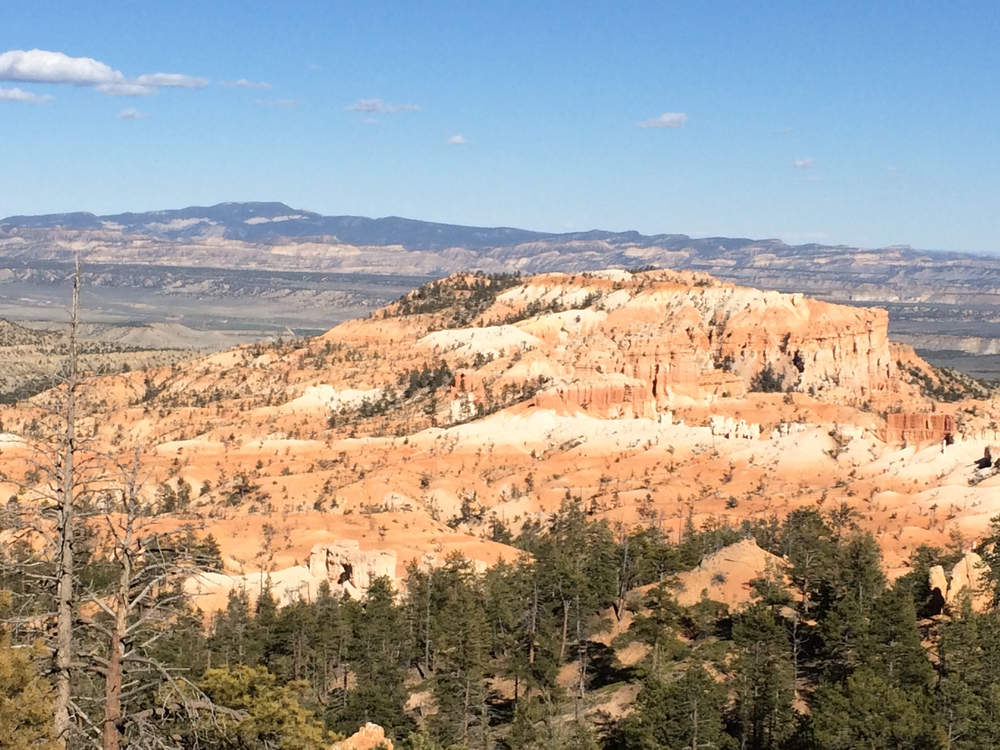
#> input picture Computer Vision/PA5_sift_image_stitching/images/bryce_left_02.png, 1000 x 750 px
$ jupyter execute SIFTPanoramicImageStitching.ipynb   (shell and % lines are left out)
#> lines starting #> are read from the running program, lines starting #| are printed output that depends on the picture; after the words box and inside, x2 and y2 are one past the last pixel; in counts of white or black regions, pixels touching at a corner belong together
# SIFT based Image Stitching

Welcome to PA5, in this week we will be studying how to stich multiple images to form a panoramic image. In particular, we will use two images coming from the same scene and will match them by using SIFT features in this assignment in four steps:

-  Step 1: First detect keypoints (DoG, Harris, etc.) and extract local invariant descriptors (SIFT, SURF, etc.) from the two input images. We will use features computed by the DoG approach (as they are computed in SIFT).
-  Step 2: Then, we will match the computed keypoints between the two images. We will use David Lowe's technique to match the features.
-  Step 3: To project one image onto another, we will compute (estimate) the homography matrix. For computing the H matrix, we will use the RANSAC algorithm on our matched feature vectors.
-  Step 4: Finally, we will apply a warping transformation using the H matrix obtained in Step 3 to combine both images.

In this assignment you'll use OpenCV, an essential library for many computer vision applications in Python.

## Prerequisite Packages

You may need to install the OpenCV with the following commands

    pip install opencv-python==3.4.2.16
    pip install opencv-contrib-python==3.4.2.16
    pip install imutils

[cell 1]
# Run the three pip commands below to install openCV related libraries if you do not have the necessary openCV libraries in your system!

# You can run those 3 pip commands in your console seperately too before starting the jupyter notebook!

# If you are using Google Colab to run this notebook, then set the following variable useGoogleColab = 1
# If you do not need to install those openCV libraries, then set: useGoogleColab = 0
useGoogleColab = 0

if useGoogleColab == 1:
    !pip install opencv-python==3.4.2.16
    !pip install opencv-contrib-python==3.4.2.16
    !pip install imutils

# import the necessary packages
import numpy as np
import imutils
import cv2


import matplotlib.pyplot as plt

## Introduction

First, lets have a look at two images that we will use in this assignment:


Image 1 | Image 2
:------------------------:|:-----------------------:
  |

The final result should look like this image:

Panorama |
:------------------------:|
 |

### Topics Covered
Lets first visualize those images on our own system with the following code:

[cell 2]
# Let us read the input images first.
#if you are using Google Colab to run this notebook, then set the following variable useGoogleColab = 1
useGoogleColab = 0
if useGoogleColab == 0:
    image1 = cv2.imread("./images/bryce_left_02.png")
#> image1 is the input picture: shape (750, 1000, 3); mean B, G, R 146.6, 155.2, 161.7
    image2 = cv2.imread("./images/bryce_right_02.png")
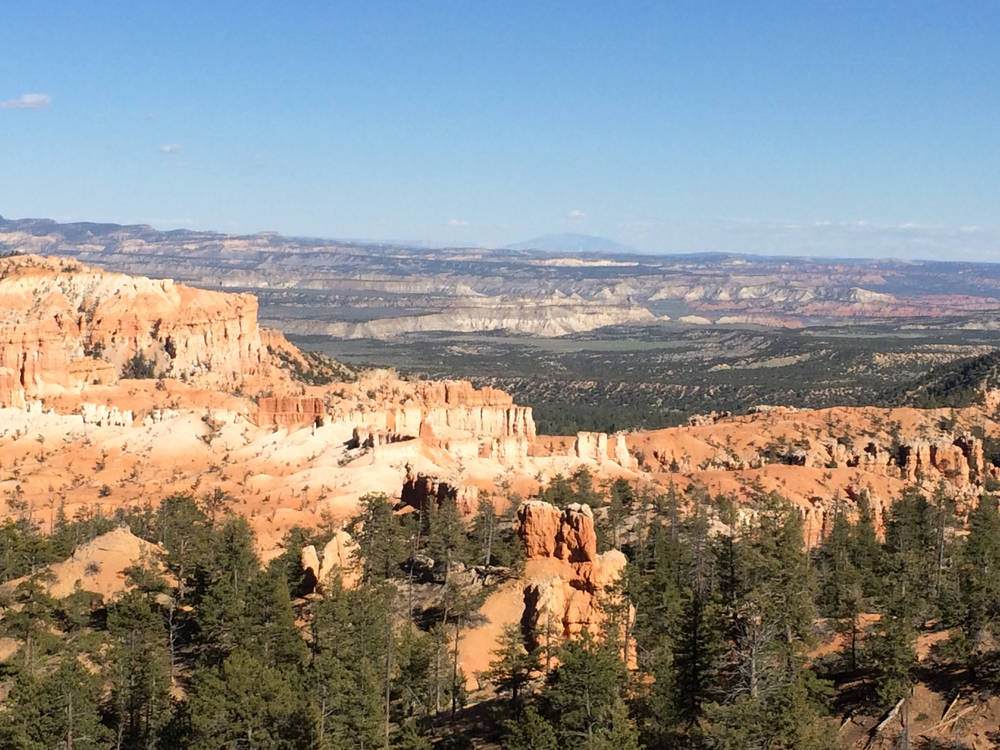
#> input picture Computer Vision/PA5_sift_image_stitching/images/bryce_right_02.png, 1000 x 750 px
#> image2 is the input picture: shape (750, 1000, 3); mean B, G, R 137.5, 141.8, 143.6
else:
    !wget "https://github.com/Rice-Field/SIFT-Panorama-Stitch/blob/master/images/bryce_left_02.png?raw=1"
    !wget "https://github.com/Rice-Field/SIFT-Panorama-Stitch/blob/master/images/bryce_right_02.png?raw=1"
    image1 = cv2.imread("bryce_left_02.png?raw=1")
    image2 = cv2.imread("bryce_right_02.png?raw=1")

print("Original image dimension: " + str(image1.shape))
#| Original image dimension: (750, 1000, 3)

# We keep the images small to keep the computations short
image1 = imutils.resize(image1, width=400)
#> image1: shape (300, 400, 3)
image2 = imutils.resize(image2, width=400)
#> image2: shape (300, 400, 3)

print("Resized image dimension: " + str(image1.shape))
#| Resized image dimension: (300, 400, 3)

# OpenCV loads images in BGR format. Lets convert that to our RGB format that we are more comfortable with.
image1_RGB = cv2.cvtColor(image1, cv2.COLOR_BGR2RGB)
plt.figure()
plt.imshow(image1_RGB)
plt.show()

image2_RGB = cv2.cvtColor(image2, cv2.COLOR_BGR2RGB)
plt.figure()
plt.imshow(image2_RGB)
plt.show()

## 1. Detect Key Points

Now that we can read and plot both images in this Jupyter notebook, we should start with initializing a SIFT descriptor object. In openCV, we already have a default function that initializes the SIFT object. Using that SIFT object, we can compute the keypoints and their 128 dimensional features (also known as descriptors). After that, we convert the CV keypoint objects into numpy arrays for visualization and for further processing. Each sift keypoint has a 128 dimensional feature vector. In other words, each key point is described with 128 dimensional vector (Each keypoint is represented locally with its 4 x 4 neighbor blocks where each block is represented by 8 dimensional histograms, thus 4x4x8=128).See the lecture slides for further details.

| Difference of Gaussian    | SIFT Descriptor       |
|:------------------------:|:-----------------------:|
|  |  |
| | [source](https://opencv-python-tutroals.readthedocs.io) |

**Functions:**
We will use the following functions that come under openCV in this exercise:

    cv2.xfeatures2d.SIFT_create()
    object.detectAndCompute(image, None)
    cv2.drawKeypoints(input_image, keypoints, output_image)

<div class="alert alert-info"><h1>Exercise 1</h1>
    <p> use OpenCV's sift computing function to compute the keypoints (<code>kps1</code> and <code>kps2</code>) and their descriptors (<code>features1</code> and <code>features2</code> ) for both images below. Then plot those keypoints on each image. </p>
</div>

[cell 3]
# initialize DoG and SIFT
descriptor = cv2.xfeatures2d.SIFT_create()

# Extract features from each image
#----- code below -------
# ~ one line of code
(kps1, features1) = descriptor.detectAndCompute(image1_RGB, None)
#> kps1 = 1170 keypoints; strongest (x, y, size): (394, 185, 3.2), (379, 176, 2.5), (139, 227, 2.8), (319, 145, 3.4)
#~ one line of code
(kps2, features2) = descriptor.detectAndCompute(image2_RGB, None)
#> kps2 = 1155 keypoints; strongest (x, y, size): (141, 177, 3), (163, 175, 1.9), (127, 169, 2.4), (348, 179, 2.6)
#---- end of code -------

# Show the detected keypoints on both images
draw1 = image1.copy()
cv2.drawKeypoints(draw1, kps1, draw1)
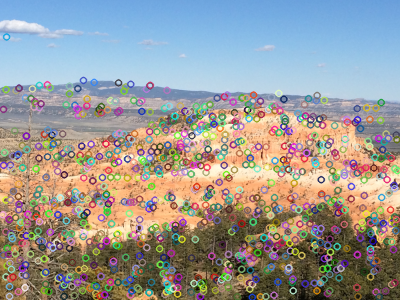
#> draw1: shape (300, 400, 3); mean B, G, R 149.5, 153, 154.8
draw1_RGB = cv2.cvtColor(draw1, cv2.COLOR_BGR2RGB)
plt.figure()
plt.imshow(draw1_RGB)
plt.show()

draw2 = image2.copy()
cv2.drawKeypoints(draw2, kps2, draw2)
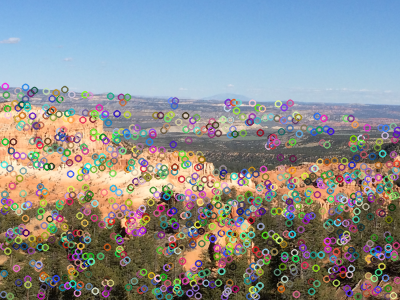
#> draw2: shape (300, 400, 3); mean B, G, R 143.5, 143.3, 140.6
draw2_RGB = cv2.cvtColor(draw2, cv2.COLOR_BGR2RGB)
plt.figure()
plt.imshow(draw2_RGB)
plt.show()


# convert the keypoint types from openCV's KeyPoint objects to NumPy arrays
kps1 = np.float32([kp.pt for kp in kps1])
#> kps1 = 1170 pairs, first value 2.35 to 397, second value 36.47 to 296.9
kps2 = np.float32([kp.pt for kp in kps2])
#> kps2 = 1155 pairs, first value 3.06 to 397.1, second value 85.97 to 296.5

print("Feature descriptor length: " + str(len(features1[0])))
#| Feature descriptor length: 128
print("Keypoint length: " + str(len(kps1[0])))
#| Keypoint length: 2

**Expected ouput:**

|Draw 1 | Draw 2 |
|:------------------------:|:-----------------------:|
|  |  |

## 2. Matching Points

Now that we have keypoints and their descriptors for each image computed, we need to find the keypoint pairs that exist in both images. For that purpose, we initialize a object matcher with "Brute Force". This parameter ensures that each feature from image1 is compared to all the features from the second image. We then use the k-nearest neighbor algorithm, with k = 2, to find the top two matches for each points.

We then apply Lowe's ratio test to select matches where the best match is a ratio better than the second best.

**Functions:**

We will use the following functions that come under openCV in this exercise:

    cv2.DescriptorMatcher_create("BruteForce")
    object.knnMatch(features A, features B, k)


<div class="alert alert-info"><h1>Exercise 2</h1>
    <p> use openCV to compute the matching ke-ypoint pairs (<code>initialMatches</code>) between both images below. </p>
</div>

[cell 4]
# compute the raw matches and initialize the list of actual matches
matcher = cv2.DescriptorMatcher_create("BruteForce")

#------ write your code below -------
# ~one line of code
initialMatches = matcher.knnMatch(features1, features2, 2)
#> initialMatches = 1170 matches
#------- end of your code ---------

matches = []

ratio=0.75
# loop over the intial matches and apply Lowe's ratio test to see if they are good matches.
for m in initialMatches:
    # check to see if the distance is within a certain ratio of each
    # other (i.e. Lowe's ratio test)
    if len(m) == 2 and m[0].distance < m[1].distance * ratio:
        matches.append((m[0].trainIdx, m[0].queryIdx))
#> after the loop, matches = 250 pairs, first value 7 to 531, second value 101 to 1165

Expected output: No output here!

## 3. Homography Matrix:

With our computed keypoint matches, we can now compute the Homography (H) matrix necessary to project one image onto the other. We will use RANSAC algorithm to compute the H matrix.

|[Source](https://docs.opencv.org/3.4.1/d9/dab/tutorial_homography.html) |
|:------------------------:|
|  |

**Functions:**

    cv2.findHomography(pointset1, pointset2, cv2.RANSAC, Ransac threshold)
    cv2.circle(image, points, radius, (B,G,R), thickness)

<div class="alert alert-info"><h1>Exercise 3</h1>
    <p> use openCV to compute Homography matrix H (<code>(H, status)</code>) by using the RANSAC algorithm. Then, plot only the matching keypoints on each image individually (<code>match1</code> and <code>match2</code>). </p>
</div>

[cell 5]
# computing a homography requires at least 4 matches
# use the ransacThresh value given below to compute the H matrix within RANSAC
if len(matches) > 4:
    # construct the two sets of keypoints as np arrays
    ransacThresh=4.0
    pts1 = np.float32([kps1[i] for (_, i) in matches])
#> pts1 = 250 pairs, first value 37.03 to 395.3, second value 92.85 to 296.3
    pts2 = np.float32([kps2[i] for (i, _) in matches])
#> pts2 = 250 pairs, first value 4.29 to 186.7, second value 86.8 to 295.9

    # compute the homography between the two sets of points by using RANSAC
    #------ write your code below -------
    # ~ one line of code
    (H, status) = cv2.findHomography(pts2, pts1, cv2.RANSAC, ransacThresh)
#> H = [[0.839, -0.0164, 255.7], [-0.0478, 0.97, 9], [-0.000405, -1.71e-06, 1]]; status = 250 values from 0 to 1
    #------ end of your code -------

match1 = image1.copy()
match2 = image2.copy()
# loop over the matches
for ((trainIdx, queryIdx), s) in zip(matches, status):
    # only process the match if the keypoint was successfully
    # matched
    if s == 1:
        # draw the match
        pt1 = (int(kps1[queryIdx][0]), int(kps1[queryIdx][1]))
        pt2 = (int(kps2[trainIdx][0]), int(kps2[trainIdx][1]))

        # use the color red for circles
        #------ write your code below -------
        # ~one line of code
        match1 = cv2.circle(match1, pt1, 3, (0, 0, 255), 1)
        # ~one line of code
        match2 = cv2.circle(match2, pt2, 3, (0, 0, 255), 1)
#> this loop made 250 passes
#> (trainIdx, queryIdx, s, pt1, pt2) on passes 3 to 14: (7, 785, [1], (256, 197), (4, 193)), (8, 786, [1], (256, 197), (4, 193)), (9, 787, [1], (256, 197), (4, 193)), (13, 791, [1], (257, 210), (5, 206)), (16, 794, [1], (258, 245), (7, 242)), (14, 795, [1], (259, 100), (5, 94)), (25, 796, [1], (260, 296), (9, 295)), (15, 798, [1], (260, 113), (6, 108)), (22, 799, [1], (261, 205), (9, 202)), (30, 802, [1], (263, 237), (12, 234)), (29, 803, [1], (263, 189), (11, 185)), (31, 805, [1], (265, 146), (12, 141))
#> (pt1, pt2) on passes 61 to 66: ((289, 242), (39, 238)), ((289, 250), (39, 246)), ((289, 220), (39, 216)), ((291, 150), (39, 144)), ((291, 281), (42, 278)), ((291, 169), (40, 164))
#> pass 3, `match2 = cv2.circle(match2, pt2, 3, (0, 0, 255), 1)`:
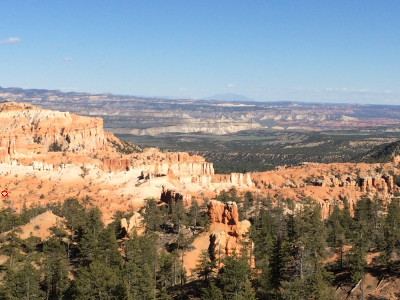
#> match2: shape (300, 400, 3); mean B, G, R 137.5, 141.8, 143.6
#> after the loop:
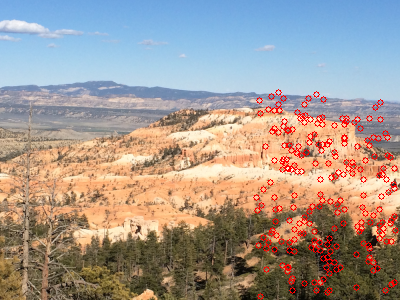
#> match1: shape (300, 400, 3); mean B, G, R 143.5, 151.3, 164.1
#> after the loop:
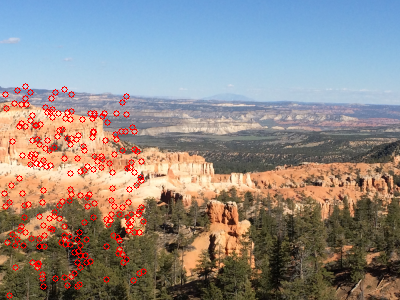
#> match2: shape (300, 400, 3); 2.79% of pixels changed, all inside (x1, y1, x2, y2) = (2, 83, 147, 299)
        #------ end of your code -------

match1_RGB = cv2.cvtColor(match1, cv2.COLOR_BGR2RGB)
plt.figure()
plt.imshow(match1_RGB)
plt.show()

match2_RGB = cv2.cvtColor(match2, cv2.COLOR_BGR2RGB)
plt.figure()
plt.imshow(match2_RGB)
plt.show()

**Expected ouput:**

|Draw 1 | Draw 2 |
|:------------------------:|:-----------------------:|
|  |  |

## Visualization of only the matching key-points

Now that we know what the stiched image looks like, lets have a look at what features matched in both images. For, that, we will visualize the matching features on both images shown side by side. For that we will pick all the matching key point-pairs and visualize them pair by pair as a line. In this way, the left side of the image will show the first image, and the right hand side will show the second image. Since we need two points to draw a line, all we need is actually those individual matching pairs to draw matching lines. See the expected results below. You should see mostly parallel lines.

**Functions:**

    cv2.line(image, point 1, point 2, (0, 255, 0), thicknessVal)


<div class="alert alert-info"><h1>Exercise 4</h1>
    <p> use openCV to plot the new image containing the matching keypoints only  (<code>initialMatches</code>) between both images below. </p>
</div>

[cell 6]
# initialize the output visualization image
(h1, w1) = image1.shape[:2]
#> h1 = 300; w1 = 400
(h2, w2) = image2.shape[:2]
#> h2 = 300; w2 = 400
vis = np.zeros((max(h1, h2), w1 + w2, 3), dtype="uint8")
vis[0:h1, 0:w1] = match1
vis[0:h2, w1:] = match2

# loop over the matches
for ((trainIdx, queryIdx), s) in zip(matches, status):
    # only process the match if the keypoint was successfully
    # matched
    if s == 1:
        # draw the match
        pt1 = (int(kps1[queryIdx][0]), int(kps1[queryIdx][1]))
        pt2 = (int(kps2[trainIdx][0]) + w1, int(kps2[trainIdx][1]))

        # use the color green for lines
        #------ write your code below -------
        vis = cv2.line(vis, pt1, pt2, (0, 255, 0), 1)
#> this loop made 250 passes
#> (trainIdx, queryIdx, s, pt1, pt2) on passes 3 to 14: (7, 785, [1], (256, 197), (404, 193)), (8, 786, [1], (256, 197), (404, 193)), (9, 787, [1], (256, 197), (404, 193)), (13, 791, [1], (257, 210), (405, 206)), (16, 794, [1], (258, 245), (407, 242)), (14, 795, [1], (259, 100), (405, 94)), (25, 796, [1], (260, 296), (409, 295)), (15, 798, [1], (260, 113), (406, 108)), (22, 799, [1], (261, 205), (409, 202)), (30, 802, [1], (263, 237), (412, 234)), (29, 803, [1], (263, 189), (411, 185)), (31, 805, [1], (265, 146), (412, 141))
#> (pt1, pt2) on passes 61 to 66: ((289, 242), (439, 238)), ((289, 250), (439, 246)), ((289, 220), (439, 216)), ((291, 150), (439, 144)), ((291, 281), (442, 278)), ((291, 169), (440, 164))
#> pass 3, `vis = cv2.line(vis, pt1, pt2, (0, 255, 0), 1)`:
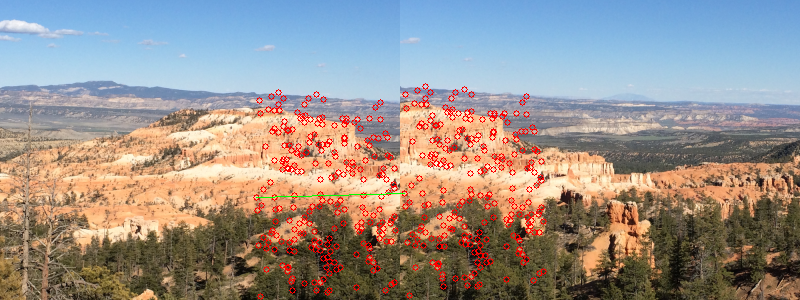
#> vis: shape (300, 800, 3); mean B, G, R 138.9, 144.7, 154.8
#> after the loop:
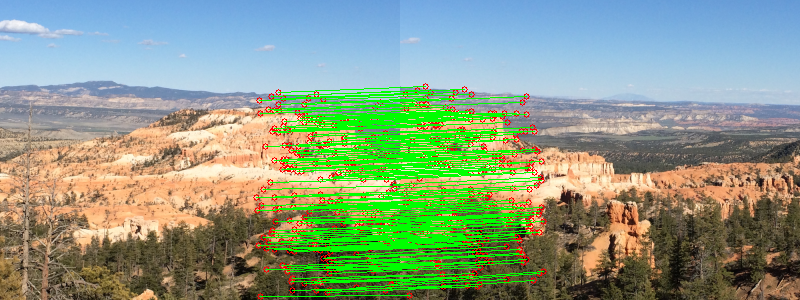
#> vis: shape (300, 800, 3); 9.74% of pixels changed, all inside (x1, y1, x2, y2) = (257, 86, 544, 297)
        # ------ end of your code -----------

vis_RGB = cv2.cvtColor(vis, cv2.COLOR_BGR2RGB)
plt.figure()
plt.imshow(vis_RGB)
plt.show()

**Expected ouput:**

|Draw 1 |
|:------------------------:|
|  |

## 4. Warp and Stitch

Finally after computing the homography matrix, we warp the second image (called image1) on to the first one (called image2). Meanwhile, we also ensure that the size of the final (stiched) image can fit the both images to be stiched.

**Functions:** You can use openCV's built-in function warpPerspective here (see below).

    cv2.warpPerspective(image2, HomographyMatrix,(image2_width + image1_width, image2_height))


<div class="alert alert-info"><h1>Exercise 5</h1>
    <p> Given the computed H matrix and both images, use openCV to stitch both images into a single image  by projecting one image onto the other one and obtain the final stiched image (<code>result</code>) below. </p>
</div>

[cell 7]
# (matches, H, status) = M
#------ write your code below -------
# ~ one line of code
result = cv2.warpPerspective(image2, H, (image2.shape[1] + image1.shape[1], image2.shape[0]))
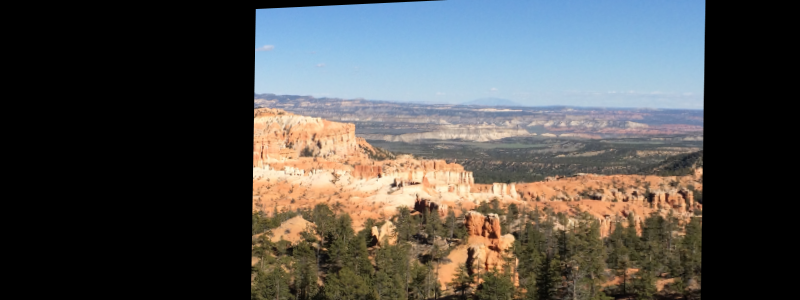
#> result: shape (300, 800, 3); mean B, G, R 78.9, 80.7, 81.3
#------ end of your code -------

result[0:image1.shape[0], 0:image1.shape[1]] = image1
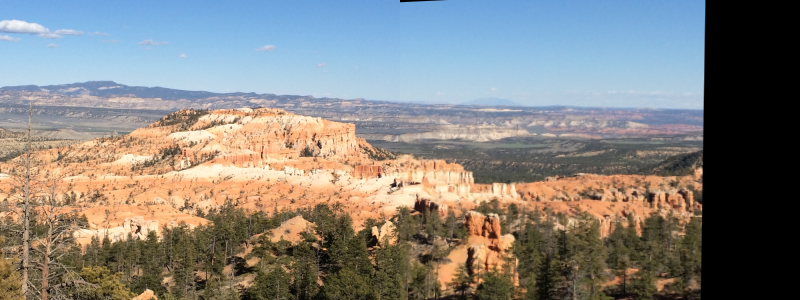
#> result: shape (300, 800, 3); mean B, G, R 126.3, 130.6, 133.2

#---- Now visualize the final stiched image ---
result_RGB = cv2.cvtColor(result, cv2.COLOR_BGR2RGB)
plt.figure()
plt.imshow(result_RGB)
plt.show()
